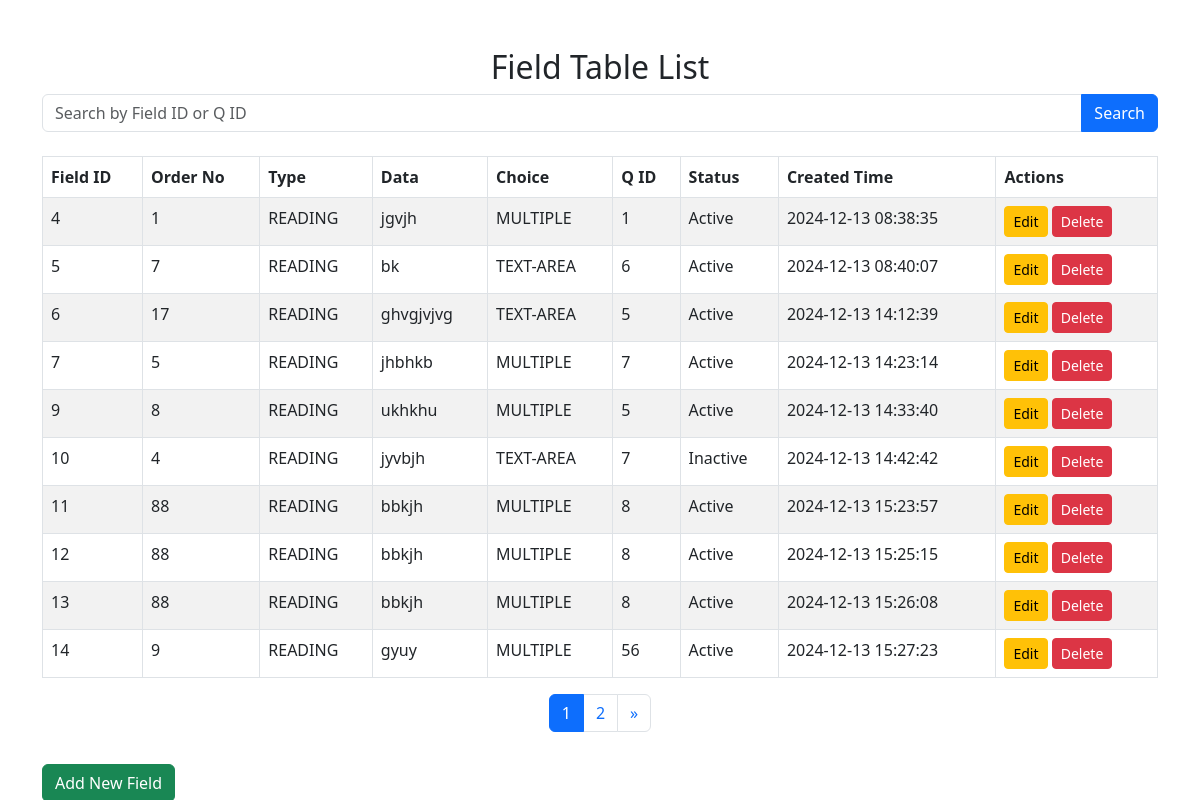
Screenshot of /baptism/field_table_list/ with the database file from the repository.
### baptism/models.py (models this page shows, shortened)
class FieldTable(models.Model):
    field_id = models.AutoField(primary_key=True)
    order_no = models.IntegerField()
    TYPE_CHOICES = [
        ('READING', 'READING'),
        ('SONG','SONG'),
        ('PRAYER','PRAYER'),
        ('REMARKS','REMARKS'),
        ('AUTHORIZATION','AUTHORIZATION'),
        ('FINANCIAL','FINANCIAL'),
        ('SPECIAL SAINTS','SPECIAL SAINTS'),
    ]
    type = models.CharField(max_length=20,choices=TYPE_CHOICES,default='READING')
    data = models.TextField()
    QUESTION_CHOICES = [
        ('MULTIPLE', 'MULTIPLE'),
        ('MULTIPLE-SELECT','MULTIPLE-SELECT'),
        ('TEXT-AREA','TEXT-AREA'),
    ]
    choice = models.CharField(max_length=20,choices=QUESTION_CHOICES,default='MULTIPLE')
    q_id = models.IntegerField()
    STATUS_CHOICES = [
        ('Active', 'Active'),
        ('Inactive', 'Inactive'),
    ]
    status = models.CharField(max_length=10, choices=STATUS_CHOICES, default='Active')
    created_time = models.DateTimeField(default=now)

### baptism/views.py (the view)
# urls.py: path('field_table_list/', field_table_list, name='field_table_list'),
def field_table_list(request):
    query = request.GET.get('q', '')
    fields = FieldTable.objects.all()
    if query:
        fields = fields.filter(field_id__icontains=query) | fields.filter(q_id__icontains=query)
    paginator = Paginator(fields, 10)  # Show 10 fields per page
    page_number = request.GET.get('page')
    page_obj = paginator.get_page(page_number)
    return render(request, 'field_table_list.html', {'page_obj': page_obj, 'query': query})

### baptism/templates/field_table_list.html (shortened to what this page needs)
<!DOCTYPE html>
<html lang="en">
<head>
    <link rel="stylesheet" href="https://cdn.jsdelivr.net/npm/bootstrap@5.3.0/dist/css/bootstrap.min.css">
</head>
<body>
    <div class="container mt-5">
        <h2 class="text-center">Field Table List</h2>
        <form method="GET" class="mb-4">
            <div class="input-group">
                <input
                    type="text"
                    name="q"
                    class="form-control"
                    placeholder="Search by Field ID or Q ID"
                    value="{{ request.GET.q }}">
                <button class="btn btn-primary" type="submit">Search</button>
            </div>
        </form>
        <table class="table table-striped table-bordered">
            <thead class="thead-dark">
                <tr>
                    <th>Field ID</th>
                    <th>Order No</th>
                    <th>Type</th>
                    <th>Data</th>
                    <th>Choice</th>
                    <th>Q ID</th>
                    <th>Status</th>
                    <th>Created Time</th>
                    <th>Actions</th>
                </tr>
            </thead>
            <tbody>
                {% for field in page_obj.object_list %}
                <tr>
                    <td>{{ field.field_id }}</td>
                    <td>{{ field.order_no }}</td>
                    <td>{{ field.type }}</td>
                    <td>{{ field.data }}</td>
                    <td>{{ field.choice }}</td>
                    <td>{{ field.q_id }}</td>
                    <td>{{ field.status }}</td>
                    <td>{{ field.created_time|date:"Y-m-d H:i:s" }}</td>
                    <td>
                        <a href="{% url 'field_table_edit' field.field_id %}" class="btn btn-sm btn-warning">Edit</a>
                        <a href="{% url 'field_delete' field.field_id %}" class="btn btn-sm btn-danger">Delete</a>
                    </td>
                </tr>
                {% empty %}
                <tr>
                    <td colspan="9" class="text-center">No fields found</td>
                </tr>
                {% endfor %}
            </tbody>
        </table>
        <nav aria-label="Page navigation example">
            <ul class="pagination justify-content-center">
                {% for num in page_obj.paginator.page_range %}
                <li class="page-item {% if page_obj.number == num %}active{% endif %}">
                    <a class="page-link" href="?page={{ num }}{% if request.GET.q %}&q={{ request.GET.q }}{% endif %}">{{ num }}</a>
                </li>
                {% endfor %}
                {% if page_obj.has_next %}
                <li class="page-item">
                    <a class="page-link" href="?page={{ page_obj.next_page_number }}{% if request.GET.q %}&q={{ request.GET.q }}{% endif %}" aria-label="Next">
                        <span aria-hidden="true">&raquo;</span>
                    </a>
                </li>
                {% endif %}
            </ul>
        </nav>
        <a href="{% url 'field_add' %}" class="btn btn-success mt-3">Add New Field</a>
    </div>
</body>
</html>

### rows the page displays
FieldTable: field_id "4", order_no "1", type "READING", data "jgvjh", choice "MULTIPLE", q_id "1", status "Active", created_time "2024-12-13 08:38:35"
FieldTable: field_id "5", order_no "7", type "READING", data "bk", choice "TEXT-AREA", q_id "6", status "Active", created_time "2024-12-13 08:40:07"
FieldTable: field_id "6", order_no "17", type "READING", data "ghvgjvjvg", choice "TEXT-AREA", q_id "5", status "Active", created_time "2024-12-13 14:12:39"
FieldTable: field_id "7", order_no "5", type "READING", data "jhbhkb", choice "MULTIPLE", q_id "7", status "Active", created_time "2024-12-13 14:23:14"
FieldTable: field_id "9", order_no "8", type "READING", data "ukhkhu", choice "MULTIPLE", q_id "5", status "Active", created_time "2024-12-13 14:33:40"
FieldTable: field_id "10", order_no "4", type "READING", data "jyvbjh", choice "TEXT-AREA", q_id "7", status "Inactive", created_time "2024-12-13 14:42:42"
FieldTable: field_id "11", order_no "88", type "READING", data "bbkjh", choice "MULTIPLE", q_id "8", status "Active", created_time "2024-12-13 15:23:57"
FieldTable: field_id "12", order_no "88", type "READING", data "bbkjh", choice "MULTIPLE", q_id "8", status "Active", created_time "2024-12-13 15:25:15"
FieldTable: field_id "13", order_no "88", type "READING", data "bbkjh", choice "MULTIPLE", q_id "8", status "Active", created_time "2024-12-13 15:26:08"
FieldTable: field_id "14", order_no "9", type "READING", data "gyuy", choice "MULTIPLE", q_id "56", status "Active", created_time "2024-12-13 15:27:23"

### other values shown
{{ num }} "1" "2"
